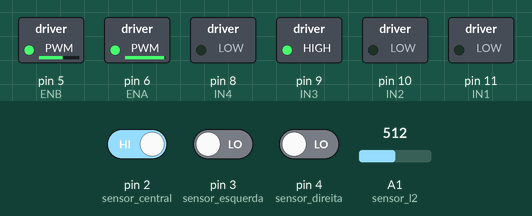
Bench run of a sketch on a simulated Arduino Uno, built with avr-gcc and run on an emulated ATmega328P. Shown: switched loads named in the sketch (green lamp = pin HIGH). The test bench sets the inputs (shaded band); at power-on: pin 4 (sensor_direita) LOW, pin 2 (sensor_central) HIGH, A1 (sensor_l2) = 512, pin 3 (sensor_esquerda) LOW. Random numbers use the default seed unless the sketch sets one.

Above: at 1.2 s.
1.3 s: pin 4 (sensor_direita) driven HIGH
5.5 s: pin 2 (sensor_central) driven LOW
At 6.8 s:
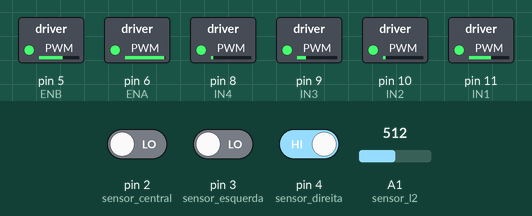
Timing chart, 0 to 6.2 s (numbered marks = the images above; inputs shaded):
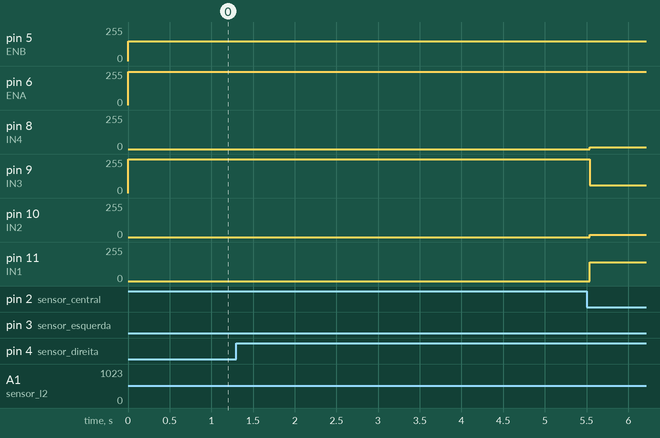

The sketch:

ANGELO.ino
```cpp
#include<math.h>

//DEFINE OS MOTORES
#define ENA 6//esquerda
#define ENB 5//direita
#define IN1 11//esquerda
#define IN2 10//esquerda
#define IN3 9//direita
#define IN4 8//direita

//DEFINE OS SENSORES DE MOVIMENTO
#define sensor_central 2
#define sensor_direita 4
#define sensor_esquerda 3

//DEFINE OS SENSORES DE LINHA
#define sensor_l1 A0
#define sensor_l2 A1

int estado_l1;
int estado_l2;

int aleat;

void setup() {
  Serial.begin(9600);
  pinMode(ENA, OUTPUT);
  pinMode(ENB, OUTPUT);
  pinMode(IN1, OUTPUT);
  pinMode(IN2, OUTPUT);
  pinMode(IN3, OUTPUT);
  pinMode(IN4, OUTPUT);
  pinMode(sensor_central, INPUT);
  pinMode(sensor_direita, INPUT);
  pinMode(sensor_esquerda, INPUT);
  pinMode(sensor_l1, INPUT);
  pinMode(sensor_l2, INPUT);
}

void loop(){

  //ENCONTROU A LINHA BRANCA
  if(analogRead(sensor_l1 < 900) || analogRead(sensor_l2 < 900)){
    avancarRe();
    paraMotores(IN1, IN2);
    paraMotores(IN3, IN4);
    aleat = random(1,2);
    if(aleat == 1){
      for(int i=0; i<1000; i++){
        giraDireita();
        if(digitalRead(sensor_central) == 0){
          avancar();
          break;
        }
        delay(1);
      }
    }
    else if(aleat == 2){
      for(int i=0; i<1000; i++){
        giraEsquerda();
        if(digitalRead(sensor_central) == 0){
          avancar();
          break;
        }
        delay(1);
      }
    }

  }


  if(digitalRead(sensor_central) == 0){
    avancarTurbo();
  }

  if(digitalRead(sensor_direita) == 1){
    giraEsquerda();
  }

  if(digitalRead(sensor_esquerda) == 1){
    giraDireita();
  }
}

void avancarTurbo(){
  controlarMotores(ENA, 150, 1, IN1, IN2);
  controlarMotores(ENB, 150, 1, IN3, IN4);
}

void avancar(){
  controlarMotores(ENA, 150, 1, IN1, IN2);
  controlarMotores(ENB, 150, 1, IN3, IN4);
}

void avancarRe(){
  controlarMotores(ENA, 250, 2, IN1, IN2);
  controlarMotores(ENB, 250, 2, IN3, IN4);
}

void giraEsquerda(){
  paraMotores(IN3, IN4);
  controlarMotores(ENA, 150, 1, IN1, IN2);
}

void giraDireita(){
  paraMotores(IN1, IN2);
  controlarMotores(ENB, 150, 1, IN3, IN4);
}

void controlarMotores(int EnMotor, int velocidade, int rotacao, int In1, int In2){//rotacao = 1 eh para frente, rotacao = 2 eh para tras
  if(rotacao == 1){//frente
     analogWrite(EnMotor, velocidade);// ENA OU ENB
     digitalWrite(In1, HIGH);
     digitalWrite(In2, LOW);
  }
  if(rotacao == 2){//tras
     analogWrite(EnMotor, velocidade);// ENA OU ENB
     digitalWrite(In1, LOW);
     digitalWrite(In2, HIGH);
  }
}

void paraMotores(int In1, int In2){
     digitalWrite(In1, LOW);
     digitalWrite(In2, LOW);
}
```

Measured:
- after the input at 5.5 s, pin 8 (IN4): 0/255 → 12/255 at once; pin 9 (IN3): 255/255 → 57/255 at once; pin 10 (IN2): 0/255 → 16/255 at once; pin 11 (IN1): 0/255 → 140/255 at once
